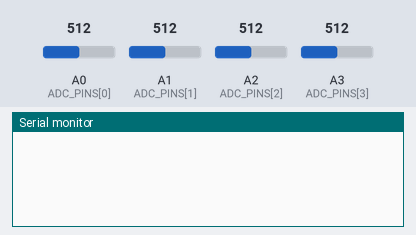
A program run on a simulated Arduino Uno, built with avr-gcc and run on an emulated ATmega328P. On the bench: the last lines printed to the serial monitor. The test bench sets the inputs (shaded band); at power-on: A0 (ADC_PINS[0]) = 512, A1 (ADC_PINS[1]) = 512, A2 (ADC_PINS[2]) = 512, A3 (ADC_PINS[3]) = 512.

Above: at 1.3 s.
1.4 s: A0 (ADC_PINS[0]) set to 490
At 2.7 s:
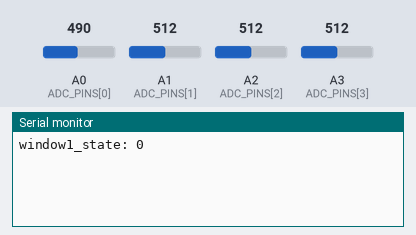
3.0 s: A1 (ADC_PINS[1]) set to 490
At 3.8 s:
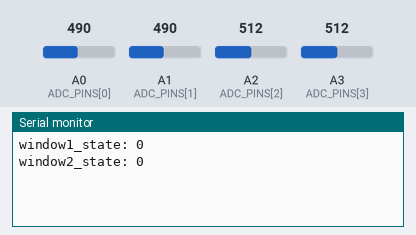
4.5 s: A2 (ADC_PINS[2]) set to 490
At 5.0 s:
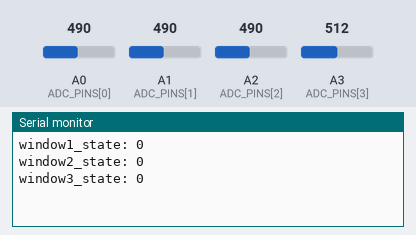
6.0 s: A3 (ADC_PINS[3]) set to 490
At 7.2 s:
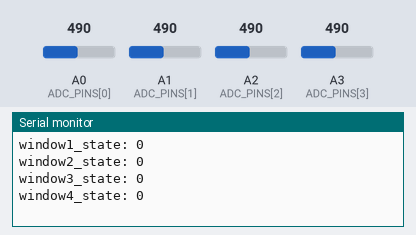
7.5 s: A0 (ADC_PINS[0]) set to 510
At 8.5 s:
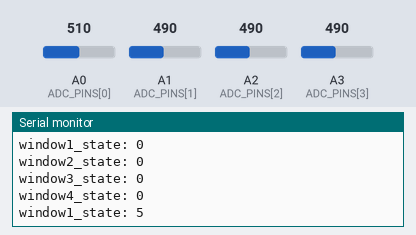
9.0 s: A1 (ADC_PINS[1]) set to 510
At 9.6 s:
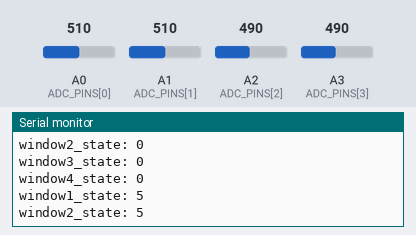
Timing chart, 0 to 11.5 s (numbered marks = the images above; inputs shaded):
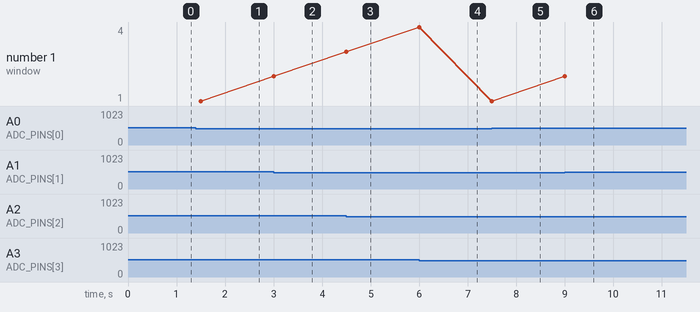

Measured:
- after the input at 1.4 s, the serial monitor: prints a new line after 0.10 s (image 1)
- after the input at 3.0 s, the serial monitor: prints a new line at once (image 2)
- after the input at 4.5 s, the serial monitor: prints a new line at once (image 3)
- after the input at 6.0 s, the serial monitor: prints a new line at once (image 4)
- after the input at 7.5 s, the serial monitor: prints a new line at once (image 5)
- after the input at 9.0 s, the serial monitor: prints a new line at once (image 6)
- plotted number 1: 1 → 2 after the input at 3.0 s, 2 → 3 after the input at 4.5 s, 3 → 4 after the input at 6.0 s, 4 → 1 after the input at 7.5 s, 1 → 2 after the input at 9.0 s

The program:

main.cpp
```cpp
#include "window_swich.h"

windowState previous_state  [4];
unsigned long last_sample_time ;
const uint8_t ADC_PINS[4] = {A0, A1, A2, A3};
void setup()
{
    Serial.begin(9600);
    last_sample_time = 0;
    for (int i = 0; i < 4; i++)
    {
        previous_state[i] = windowState::UNKNOWN;
    }

}
void loop()
{
    unsigned long now = millis();
    int current_adc_value[4];
    windowState current_state[4];
    if (now - last_sample_time >= 250) {
            last_sample_time = now;
            for (int i = 0; i < 4; i++)
            {
                current_adc_value[i] = analogRead(ADC_PINS[i]);
                current_state[i] = window_swich(current_adc_value[i]);
                    if (current_state[i] != previous_state[i])
    {
        Serial.print("window");
        Serial.print(i + 1);
        Serial.print("_state: ");
        Serial.println(static_cast<int>(current_state[i]));
        previous_state[i] = current_state[i];
    }
    }

}
}
```

window_swich.h
```cpp
#pragma once
#include <Arduino.h>

enum class windowState {
    WINDOW_OFF,
    WINDOW_DOWN,
    WINDOW_UP,
    WINDOW_UP_AUTO,
    WINDOW_DOWN_AUTO,
    UNKNOWN
};

const uint16_t ADC_UP_MAX = 260;
const uint16_t ADC_UP_MIN = 180;
const uint16_t ADC_DOWN_MAX = 400;
const uint16_t ADC_DOWN_MIN = 300;
const uint16_t ADC_UP_AUTO_MAX = 100;
const uint16_t ADC_UP_AUTO_MIN = 40;
const uint16_t ADC_DOWN_AUTO_MAX = 290;
const uint16_t ADC_DOWN_AUTO_MIN = 250;
const uint16_t ADC_OFF_MIN = 410;
const uint16_t ADC_OFF_MAX = 500;


windowState window_swich(int adc_value);
```

window_swich.cpp
```cpp
#include "window_swich.h"

windowState window_swich(int adc_value){
    if (adc_value >ADC_DOWN_MIN && adc_value <ADC_DOWN_MAX)
    {
       return windowState::WINDOW_DOWN;
    }
    else if (adc_value >ADC_UP_MIN && adc_value <ADC_UP_MAX)
    {
       return windowState::WINDOW_UP;
    }
    else if (adc_value >ADC_UP_AUTO_MIN && adc_value <ADC_UP_AUTO_MAX)
    {
       return windowState::WINDOW_UP_AUTO;
    }
    else if (adc_value >ADC_DOWN_AUTO_MIN && adc_value <ADC_DOWN_AUTO_MAX)
    {
       return windowState::WINDOW_DOWN_AUTO;
    }
    else if (adc_value > ADC_OFF_MIN && adc_value < ADC_OFF_MAX)
    {
       return windowState::WINDOW_OFF;
    }
    else
    {
       return windowState::UNKNOWN;
    }

}
```
